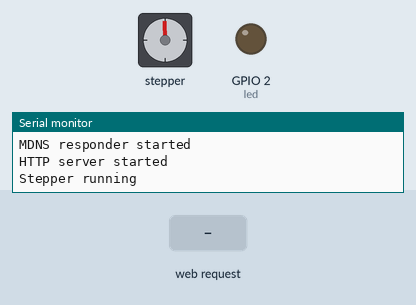
This sketch was run on a simulated ESP8266 (NodeMCU). On the bench: stepper motor, output pins drawn as LEDs (lit = HIGH), the last lines printed to the serial monitor. Inputs (shaded band) come from the test bench. WiFi joins after 1.5 s; servers stay silent unless stated; stepper angles assume 4075 steps per turn.

Above: at 2.7 s.
2.8 s: HTTP request GET /go?step=1 received
At 4.3 s:
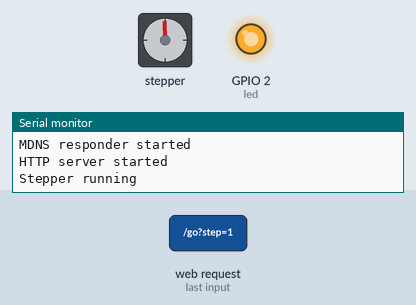
At 5.98 s:
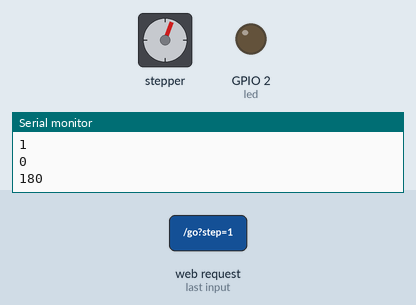
7.0 s: HTTP request GET / received
At 11.1 s:
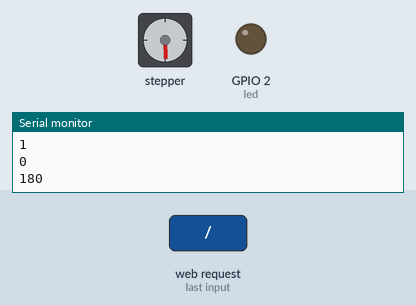
Timing chart, 0 to 12.6 s (numbered marks = the images above; inputs shaded):
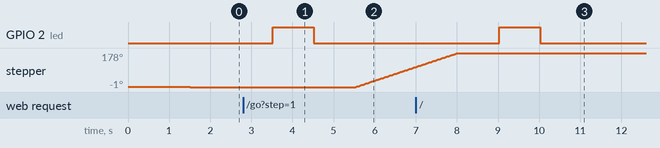

Measured:
- after the input at 2.8 s, GPIO 2 (led): LOW → HIGH after 0.72 s, → LOW 1.0 s later; stepper: keeps turning clockwise at about 73°/s, starting after 2.7 s
- after the input at 7.0 s, GPIO 2 (led): LOW → HIGH after 2.0 s, → LOW 1.0 s later

The sketch:

mandala.ino
```cpp
#include <ESP8266WiFi.h>
#include <WiFiClient.h>
#include <ESP8266WebServer.h>
#include <ESP8266mDNS.h>
#include <CustomStepper.h>

const char* ssid = "LSD";
const char* password = "1641!@#lsdmember";
byte mac[6];
const int led = 2;

int nivel = -1;
int nivel_antes = 0;
int pulo = 180;

CustomStepper stepper(14, 12, 13, 15);
ESP8266WebServer server(80);

int calcula_pulo(int atual, int objetivo) {
  if(atual > objetivo){
    return (atual-objetivo)*pulo;
  } else if (atual < objetivo){
    return (objetivo - atual) * pulo;
  }
  return 0;
}

byte calcula_rotate(int atual, int objetivo) {
  if(atual > objetivo){
    return CCW;
  } else if (atual < objetivo) {
    return CW;
  }
  return CW;
}

void handleRoot() {
  String message = "Vibe LSD | Connected to ";
  message += ssid;
  message += " | Current step: ";
  message += nivel;
  message += "\n";

  server.send(200, "text/plain", message);
  digitalWrite(led, 1);
  delay(1000);
  digitalWrite(led, 0);
}

void handleNotFound() {
  digitalWrite(led, 1);
  String message = "File Not Found\n\n";
  message += "URI: ";
  message += server.uri();
  message += "\nMethod: ";
  message += (server.method() == HTTP_GET) ? "GET" : "POST";
  message += "\nArguments: ";
  message += server.args();
  message += "\n";
  for (uint8_t i=0; i < server.args(); i++) {
    message += " " + server.argName(i) + ": " + server.arg(i) + "\n";
  }
  server.send(404, "text/plain", message);
  digitalWrite(led, 0);
}

long stringToLong(String s)
{
   char arr[12];
   s.toCharArray(arr, sizeof(arr));
   return atol(arr);
}

void handleGo() {
  digitalWrite(led, 1);
  delay(1000);
  digitalWrite(led, 0);

  String message = "Number of args received:";
  message += server.args();
  message += "\n";

  for (int i = 0; i < server.args(); i++) {
    message += "[" + (String)i + "] ";
    message += server.argName(i) + ": ";
    message += server.arg(i) + "\n";
  }

  if (server.arg("step") == "") {
    message += "Step not found";
  } else {
    message += "Step ";
    message += server.arg("step") + "\n";

    long stepa = stringToLong(server.arg("step"));
    if (stepa >= 0 && stepa <= 6) {
      nivel = stepa;
    }
  }

  server.send(200, "text/plain", message);
}

void setup(void) {
  pinMode(led, OUTPUT);
  digitalWrite(led, 0);
  Serial.begin(115200);
  WiFi.begin(ssid, password);
  Serial.println("Start");

  // Wait for connection
  while (WiFi.status() != WL_CONNECTED) {
    delay(500);
    Serial.print(".");
  }
  Serial.println("");
  Serial.print("Connected to ");
  Serial.println(ssid);
  Serial.print("IP address: ");
  Serial.println(WiFi.localIP());
  Serial.print("MAC: ");
  Serial.println(WiFi.macAddress());

  if (MDNS.begin("esp8266")) {
    Serial.println("MDNS responder started");
  }

  server.on("/", handleRoot);
  server.on("/go", handleGo);
  server.onNotFound(handleNotFound);
  server.begin();
  Serial.println("HTTP server started");

  stepper.setRPM(12);
  stepper.setSPR(4075.7728395);

  stepper.setDirection(CCW);
  stepper.rotateDegrees(1);
  Serial.println("Stepper running");
}

void loop(void) {
  if (stepper.isDone()) {
    delay(1000);
    if (nivel != -1) {
      Serial.println(nivel);
      Serial.println(nivel_antes);
      Serial.println(calcula_pulo(nivel_antes,nivel));
      stepper.setDirection(calcula_rotate(nivel_antes, nivel));
      stepper.rotateDegrees(calcula_pulo(nivel_antes, nivel));
      nivel_antes = nivel;
      nivel = -1;

    }
    server.handleClient();
  }
  stepper.run();
}
```
